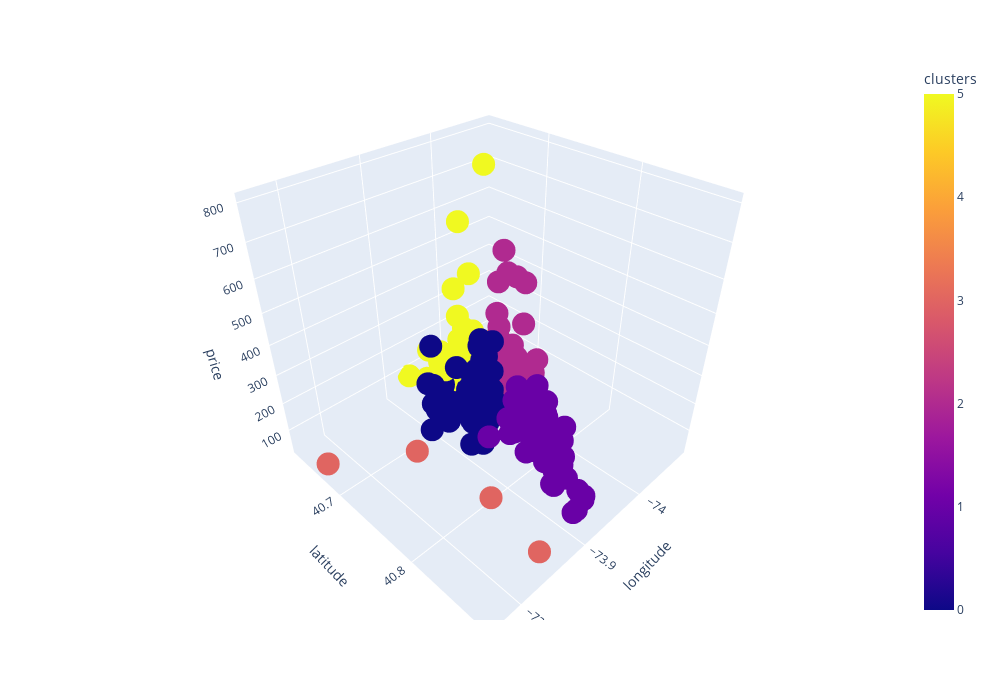

The code cell stored with this chart in its notebook:
### Code cell
import plotly
import plotly.express as px

# передаём датафрейм и поля, которые нужно использовать для осей абсцисс, ординат и аппликат
# в значение color передаём номера кластеров
fig = px.scatter_3d(
    data_frame=df, 
    x = 'longitude', 
    y = 'latitude', 
    z = 'price', 
    color='clusters', 
    width=1000,
    height=700
)

#отображаем график
fig.show()

### Figure 1 — Plotly figure (JSON) as saved in the notebook; plotly's stock layout.template omitted (floating-point values rounded to 4 significant figures; data arrays with more than 128 entries replaced by an {"elided": "..."} marker saying what was removed)
{"data": [{"hovertemplate": "longitude=%{x}<br>latitude=%{y}<br>price=%{z}<br>clusters=%{marker.color}<extra></extra>", "legendgroup": "", "marker": {"color": {"elided": "350 int values"}, "coloraxis": "coloraxis", "symbol": "circle"}, "mode": "markers", "name": "", "scene": "scene", "showlegend": false, "type": "scatter3d", "x": {"elided": "350 float values"}, "y": {"elided": "350 float values"}, "z": {"elided": "350 int values"}}], "layout": {"coloraxis": {"colorbar": {"title": {"text": "clusters"}}, "colorscale": [[0, "#0d0887"], [0.1111, "#46039f"], [0.2222, "#7201a8"], [0.3333, "#9c179e"], [0.4444, "#bd3786"], [0.5556, "#d8576b"], [0.6667, "#ed7953"], [0.7778, "#fb9f3a"], [0.8889, "#fdca26"], [1, "#f0f921"]]}, "height": 700, "legend": {"tracegroupgap": 0}, "margin": {"t": 60}, "scene": {"domain": {"x": [0, 1], "y": [0, 1]}, "xaxis": {"title": {"text": "longitude"}}, "yaxis": {"title": {"text": "latitude"}}, "zaxis": {"title": {"text": "price"}}}, "width": 1000}}
